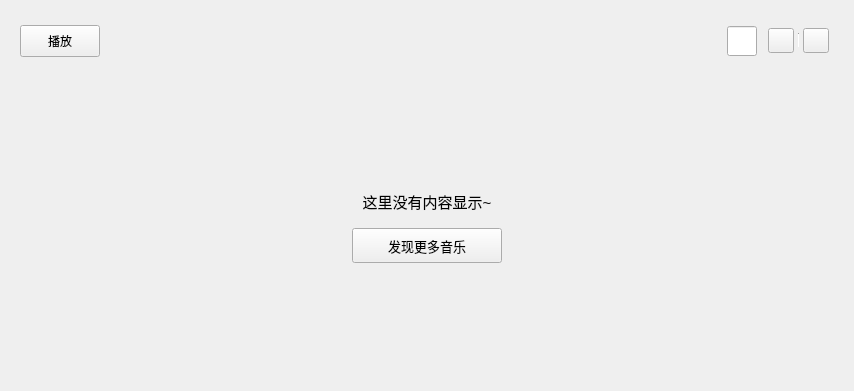
<?xml version="1.0" encoding="UTF-8"?>
<ui version="4.0">
 <class>DownloadedSong</class>
 <widget class="QWidget" name="DownloadedSong">
  <property name="geometry">
   <rect>
    <x>0</x>
    <y>0</y>
    <width>854</width>
    <height>391</height>
   </rect>
  </property>
  <property name="cursor">
   <cursorShape>ArrowCursor</cursorShape>
  </property>
  <property name="mouseTracking">
   <bool>false</bool>
  </property>
  <property name="windowTitle">
   <string>DownloadedSong</string>
  </property>
  <layout class="QVBoxLayout" name="verticalLayout">
   <property name="spacing">
    <number>6</number>
   </property>
   <property name="topMargin">
    <number>0</number>
   </property>
   <item>
    <widget class="QWidget" name="operation_widget" native="true">
     <layout class="QHBoxLayout" name="horizontalLayout">
      <property name="topMargin">
       <number>25</number>
      </property>
      <item>
       <widget class="QToolButton" name="local_play_toolButton">
        <property name="minimumSize">
         <size>
          <width>80</width>
          <height>32</height>
         </size>
        </property>
        <property name="maximumSize">
         <size>
          <width>80</width>
          <height>32</height>
         </size>
        </property>
        <property name="cursor">
         <cursorShape>PointingHandCursor</cursorShape>
        </property>
        <property name="mouseTracking">
         <bool>false</bool>
        </property>
        <property name="text">
         <string>播放</string>
        </property>
        <property name="toolButtonStyle">
         <enum>Qt::ToolButtonTextBesideIcon</enum>
        </property>
       </widget>
      </item>
      <item>
       <spacer name="horizontalSpacer">
        <property name="orientation">
         <enum>Qt::Horizontal</enum>
        </property>
        <property name="sizeHint" stdset="0">
         <size>
          <width>40</width>
          <height>20</height>
         </size>
        </property>
       </spacer>
      </item>
      <item>
       <widget class="MySearchLineEdit" name="local_search_lineEdit">
        <property name="sizePolicy">
         <sizepolicy hsizetype="Fixed" vsizetype="Fixed">
          <horstretch>0</horstretch>
          <verstretch>0</verstretch>
         </sizepolicy>
        </property>
        <property name="minimumSize">
         <size>
          <width>30</width>
          <height>30</height>
         </size>
        </property>
        <property name="maximumSize">
         <size>
          <width>30</width>
          <height>30</height>
         </size>
        </property>
        <property name="placeholderText">
         <string/>
        </property>
       </widget>
      </item>
      <item>
       <widget class="QWidget" name="small_widget" native="true">
        <layout class="QHBoxLayout" name="horizontalLayout_14">
         <property name="spacing">
          <number>4</number>
         </property>
         <property name="leftMargin">
          <number>5</number>
         </property>
         <property name="topMargin">
          <number>2</number>
         </property>
         <property name="rightMargin">
          <number>5</number>
         </property>
         <property name="bottomMargin">
          <number>2</number>
         </property>
         <item>
          <widget class="QToolButton" name="local_sort_toolButton">
           <property name="cursor">
            <cursorShape>PointingHandCursor</cursorShape>
           </property>
           <property name="toolTip">
            <string>当前排序方式：默认排序</string>
           </property>
           <property name="text">
            <string/>
           </property>
           <property name="iconSize">
            <size>
             <width>18</width>
             <height>18</height>
            </size>
           </property>
           <property name="checkable">
            <bool>false</bool>
           </property>
          </widget>
         </item>
         <item>
          <widget class="Line" name="line_4">
           <property name="sizePolicy">
            <sizepolicy hsizetype="Fixed" vsizetype="Fixed">
             <horstretch>0</horstretch>
             <verstretch>0</verstretch>
            </sizepolicy>
           </property>
           <property name="minimumSize">
            <size>
             <width>1</width>
             <height>15</height>
            </size>
           </property>
           <property name="maximumSize">
            <size>
             <width>1</width>
             <height>16777215</height>
            </size>
           </property>
           <property name="font">
            <font>
             <family>宋体</family>
            </font>
           </property>
           <property name="orientation">
            <enum>Qt::Vertical</enum>
           </property>
          </widget>
         </item>
         <item>
          <widget class="QToolButton" name="local_batch_toolButton">
           <property name="cursor">
            <cursorShape>PointingHandCursor</cursorShape>
           </property>
           <property name="toolTip">
            <string>批量操作</string>
           </property>
           <property name="text">
            <string/>
           </property>
           <property name="iconSize">
            <size>
             <width>18</width>
             <height>18</height>
            </size>
           </property>
          </widget>
         </item>
        </layout>
       </widget>
      </item>
     </layout>
    </widget>
   </item>
   <item>
    <widget class="QWidget" name="table_widget" native="true">
     <layout class="QVBoxLayout" name="verticalLayout_2">
      <item>
       <spacer name="verticalSpacer_2">
        <property name="orientation">
         <enum>Qt::Vertical</enum>
        </property>
        <property name="sizeHint" stdset="0">
         <size>
          <width>20</width>
          <height>40</height>
         </size>
        </property>
       </spacer>
      </item>
      <item>
       <layout class="QGridLayout" name="gridLayout">
        <property name="verticalSpacing">
         <number>15</number>
        </property>
        <item row="0" column="0">
         <spacer name="horizontalSpacer_8">
          <property name="orientation">
           <enum>Qt::Horizontal</enum>
          </property>
          <property name="sizeHint" stdset="0">
           <size>
            <width>40</width>
            <height>20</height>
           </size>
          </property>
         </spacer>
        </item>
        <item row="0" column="1">
         <widget class="QLabel" name="prompt_label">
          <property name="font">
           <font>
            <pointsize>11</pointsize>
           </font>
          </property>
          <property name="text">
           <string>这里没有内容显示~</string>
          </property>
          <property name="scaledContents">
           <bool>false</bool>
          </property>
          <property name="alignment">
           <set>Qt::AlignBottom|Qt::AlignHCenter</set>
          </property>
         </widget>
        </item>
        <item row="0" column="2">
         <spacer name="horizontalSpacer_9">
          <property name="orientation">
           <enum>Qt::Horizontal</enum>
          </property>
          <property name="sizeHint" stdset="0">
           <size>
            <width>40</width>
            <height>20</height>
           </size>
          </property>
         </spacer>
        </item>
        <item row="1" column="0">
         <spacer name="horizontalSpacer_11">
          <property name="orientation">
           <enum>Qt::Horizontal</enum>
          </property>
          <property name="sizeHint" stdset="0">
           <size>
            <width>40</width>
            <height>20</height>
           </size>
          </property>
         </spacer>
        </item>
        <item row="1" column="1">
         <widget class="QPushButton" name="search_pushButton">
          <property name="minimumSize">
           <size>
            <width>150</width>
            <height>35</height>
           </size>
          </property>
          <property name="maximumSize">
           <size>
            <width>150</width>
            <height>35</height>
           </size>
          </property>
          <property name="font">
           <font>
            <pointsize>10</pointsize>
           </font>
          </property>
          <property name="cursor">
           <cursorShape>PointingHandCursor</cursorShape>
          </property>
          <property name="text">
           <string>发现更多音乐</string>
          </property>
         </widget>
        </item>
        <item row="1" column="2">
         <spacer name="horizontalSpacer_10">
          <property name="orientation">
           <enum>Qt::Horizontal</enum>
          </property>
          <property name="sizeHint" stdset="0">
           <size>
            <width>40</width>
            <height>20</height>
           </size>
          </property>
         </spacer>
        </item>
       </layout>
      </item>
      <item>
       <spacer name="verticalSpacer">
        <property name="orientation">
         <enum>Qt::Vertical</enum>
        </property>
        <property name="sizeHint" stdset="0">
         <size>
          <width>20</width>
          <height>40</height>
         </size>
        </property>
       </spacer>
      </item>
     </layout>
    </widget>
   </item>
  </layout>
 </widget>
 <customwidgets>
  <customwidget>
   <class>MySearchLineEdit</class>
   <extends>QLineEdit</extends>
   <header>MySearchLineEdit.h</header>
  </customwidget>
 </customwidgets>
 <resources/>
 <connections/>
</ui>
